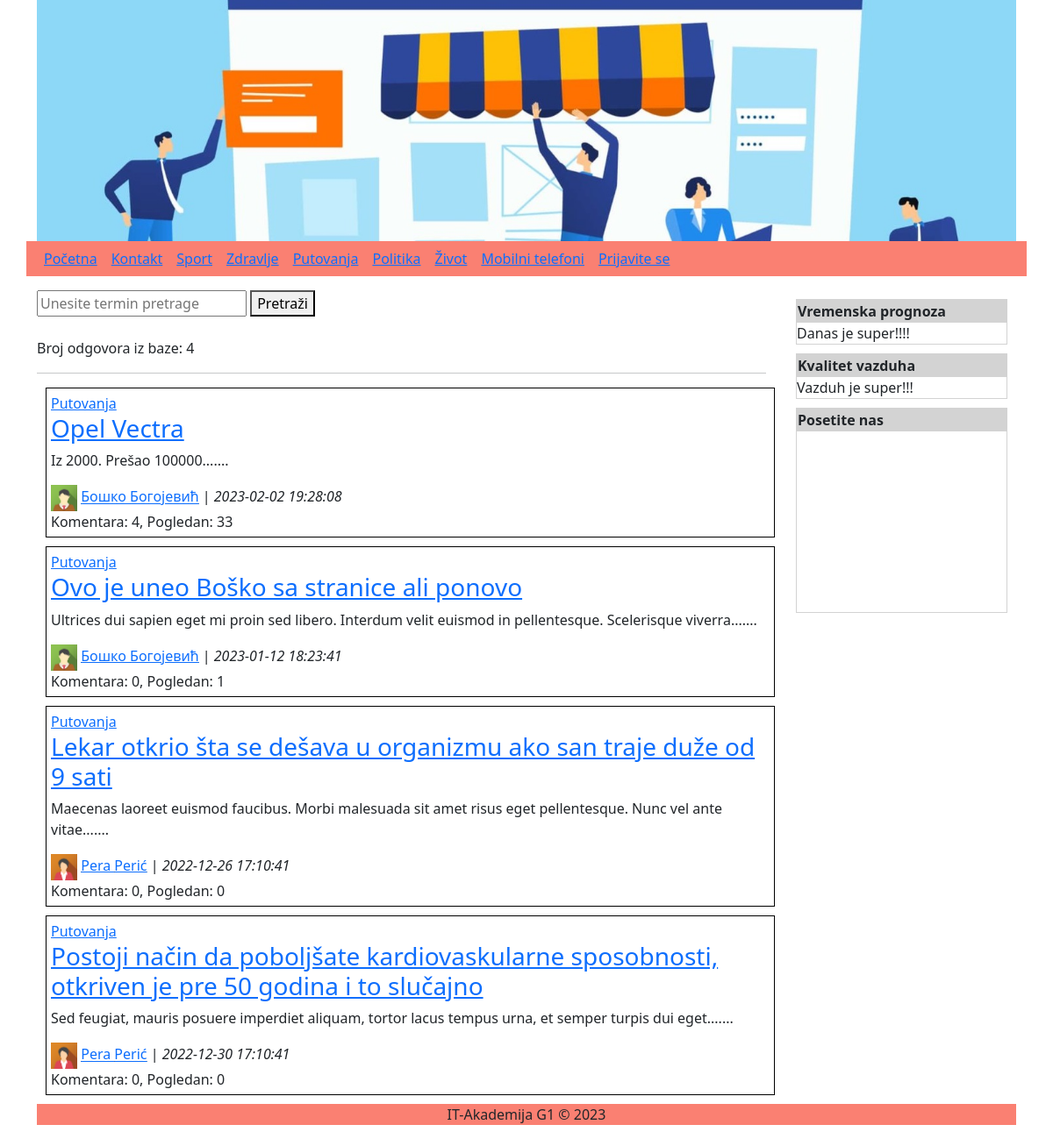
Page /index.php?kategorija=3 on the committed database.
### tables this page shows
CREATE TABLE IF NOT EXISTS `kategorije` (
  `id` int(2) UNSIGNED NOT NULL AUTO_INCREMENT,
  `naziv` varchar(20) NOT NULL,
  PRIMARY KEY (`id`)
);

### klase/classBaza.php (called while the page is built, shortened)
<?php
class Baza{
    private $db;
    public function connect(){
        $this->db=@mysqli_connect("localhost", "root", "", "g1");
        return $this->db;
    }
    public function query($upit){
        return mysqli_query($this->db, $upit);
    }
    public function fetch_assoc($rez){
        return mysqli_fetch_assoc($rez);
    }
}
?>

### funkcije.php (called while the page is built, shortened)
<?php
function login(){
    return false;
}
?>

### _gornjimeni.php (the view)
<div class="row mb-3">
    <div class="col-12" style="background-color: salmon">
        <?php
        echo "<div class='link'><a href='index.php'>Početna</a></div>";
        echo "<div class='link'><a href='kontakt.php'>Kontakt</a></div>";
        $upit="SELECT * FROM kategorije";
        $rez=$db->query($upit);
        while($red=$db->fetch_assoc($rez))
            echo "<div class='link'><a href='index.php?kategorija={$red['id']}'>{$red['naziv']}</a></div>";
        if(login()){
            echo "<div class='link'><a href='odjava.php'><span id='spanPodaci'>{$_SESSION['podaci']}</span></a></div>";
        }else
            echo "<div class='link'><a href='prijava.php'>Prijavite se</a></div>";
        ?>
    </div>
</div>

### css/style.css (style rules this page uses)
.link { display: inline-block; padding:5px; margin:3px; }

### rows in the picture
kategorije: naziv "Sport"
kategorije: naziv "Zdravlje"
kategorije: naziv "Putovanja"
kategorije: naziv "Politika"
kategorije: naziv "Život"
kategorije: naziv "Mobilni telefoni"

### other values in the picture
$db->num_rows($rez) "4"
$red['naziv'] "Putovanja"
$red['naslov'] "Opel Vectra"
implode(" ", $niz) "Iz 2000. Prešao 100000"
$red['ime'] "Бошко"
$red['prezime'] "Богојевић"
$red['vremeK'] "2023-02-02 19:28:08"
$pomred->broj "4"
$red['pogledan'] "33"
$red['naslov'] "Ovo je uneo Boško sa stranice ali ponovo"
implode(" ", $niz) "Ultrices dui sapien eget mi proin sed libero. Interdum velit euismod in pellentesque. Scelerisque viverra"
$red['vremeK'] "2023-01-12 18:23:41"
$pomred->broj "0"
$red['pogledan'] "1"
$red['naslov'] "Lekar otkrio šta se dešava u organizmu ako san traje duže od 9 sati"
